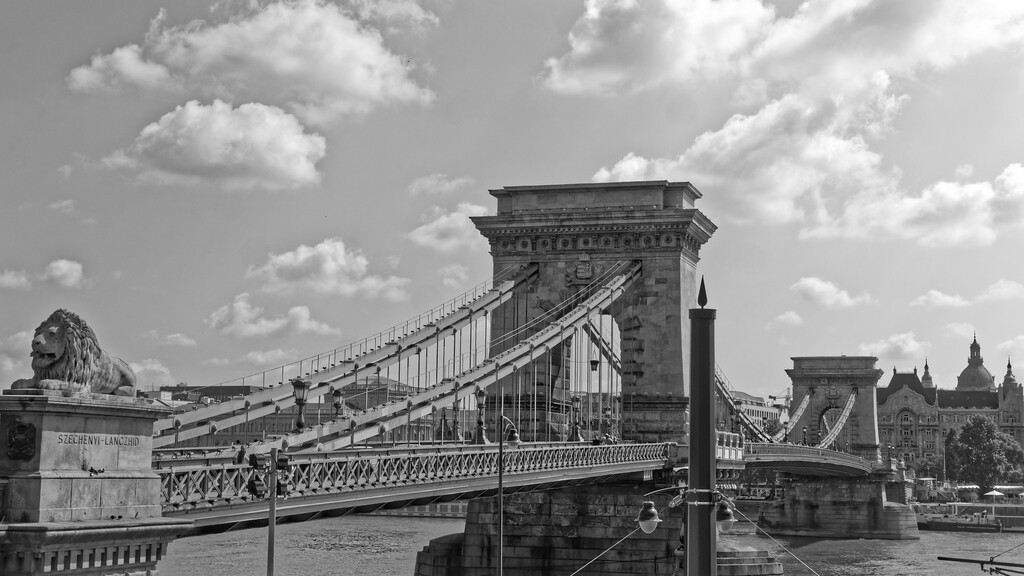
#> input picture Tarea_03/puente.jpg, 1024 x 576 px
$ python pablo_yanez_t3_parte1.py puente.jpg
#> lines starting #> are read from the running program, lines starting #| are printed output that depends on the picture
# Libraries
import os
import cv2
import sys
import numpy as np
import numpy.matlib
import matplotlib.pyplot as plt
from matplotlib import cm
import itertools

from pathlib import Path

# GLOBAL VARIABLES
OUTPUT_DIR = "outs_1"
INPUT_FILE = "puente.jpg"

# Custom Functions
def put_text(text, img, text_color=(0, 0, 0)):
    '''Inserta texto en una imagen'''
    # https://stackoverflow.com/questions/16615662/how-to-write-text-on-a-image-in-windows-using-python-opencv2
    new_image = img.copy()

    font = cv2.FONT_HERSHEY_SIMPLEX
    bottomLeftCornerOfText = (10, 320)
    fontScale = 1
    lineType = 2

    cv2.putText(
        new_image,
        text,
        bottomLeftCornerOfText,
        font,
        fontScale,
        text_color,
        lineType)

    return new_image


def load_image():
    '''Carga imagen'''
    img = cv2.imread(INPUT_FILE, cv2.COLOR_BGR2GRAY)
#> img is the input picture: shape (576, 1024); min 0, max 255, mean 142.9
#| Dimensiones imagen (576, 1024)
    return img


def load_section():
    '''Carga seccion de interes de la imagen y la normaliza'''
    img = load_image()
    h_offset = 220
    return img[0:512, h_offset:(h_offset + 512)]
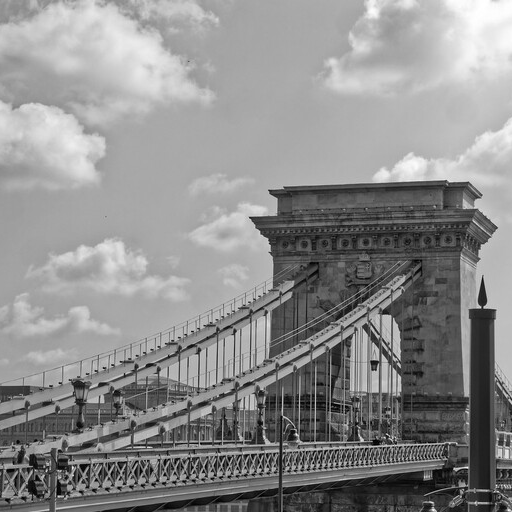
#> returned value: shape (512, 512); min 0, max 255, mean 140.5


def show_save_spectrum(spectrum, title, out_file, save_only=False, cmap = "gray"):

    fig = plt.figure()
    plt.title(title)
    plt.imshow(spectrum, cmap=cmap)
    plt.savefig(out_file)
    plt.close('all')

    if save_only:
        return

    fig = plt.figure()
    plt.title(title)
    plt.imshow(spectrum, cmap=cmap)
    plt.show()


def gen_noise(freq, dim):
    '''Genera ruido de la frecuencia y tamaño especficado'''
    values = np.linspace(0, 1, num=dim)
    noise = 0.1 * np.sin(2 * np.pi * freq * values)
    return np.matlib.repmat(noise, dim, 1)


def butterworth_lp(X, Y, fc, n, X0=0, Y0=0):
    '''Filtro Butterworh'''
    return (1 / (1 + (np.power(np.sqrt((X - X0) ** 2 + (Y - Y0) ** 2) / fc, 2 * n))))


def band_stop_filter(X, Y, fc1, fc2, n, X0=0, Y0=0):

    # Primer Filtro: Pasabajos invertido -> High Pass
    high_pass = 1 - butterworth_lp(X, Y, fc1, n, X0, Y0)

    # Segundo Filtro: Low-Pass
    low_pass = butterworth_lp(X, Y, fc2, n, X0, Y0)

    # Mezclar ambos filtros -> Band-stop
    band_stop = 1 - high_pass * low_pass
    band_stop = band_stop - np.min(band_stop)
    band_stop = band_stop / np.max(band_stop)

    return band_stop


def pregunta_1():
    '''P1: Despliega imagen seleccionada'''
    wd = os.path.join(OUTPUT_DIR, "p1")
    Path(wd).mkdir(parents=True, exist_ok=True)

    # Imagen original
    img = load_image()
    cv2.imshow("Imagen", img)
    print(f"Dimensiones imagen {img.shape}")

    # Seccion a utilizar
    img = load_section()
    cv2.imshow("Area Seleccionada", img)
    print(f"Dimensiones seccion a utilizar {img.shape}")
#| Dimensiones seccion a utilizar (512, 512)
    out_file = os.path.join(wd, "puente_roi.jpg")
    cv2.imwrite(out_file, img)

    # Espectro imagen
    fft_img = np.fft.fft2(img)
    fshift = np.fft.fftshift(fft_img)
    spectrum = 0.1* np.log(1 + np.abs(fshift))
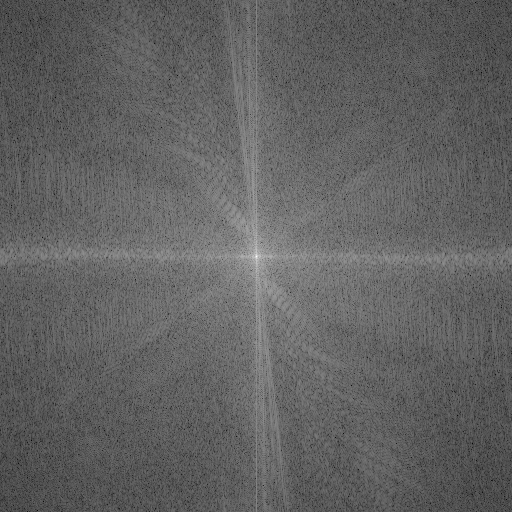
#> spectrum: shape (512, 512) float64; min 0.283, max 1.74, mean 0.844; drawn with min black and max white
    spectrum = cv2.normalize(spectrum, None, 0.0, 1.0, cv2.NORM_MINMAX)
    spectrum = np.uint8(spectrum * 255)

    show_save_spectrum(
        spectrum,
        f'Espectro Imagen',
        os.path.join(wd, "puente_fft.png"))


def pregunta_2():
    '''P2: Agrega ruido a las imagenes'''
    for freq in [10, 50, 80]:
        wd = os.path.join(OUTPUT_DIR, "p2", str(freq))
        Path(wd).mkdir(parents=True, exist_ok=True)

        # Carga y normaliza imagen
        img = load_section()
        img = cv2.normalize(
            img.astype('float'),
            None,
            0.0,
            1.0,
            cv2.NORM_MINMAX)
#> img: shape (512, 512) float64

        # Genera y aplica ruido
        noise = gen_noise(freq=freq, dim=512)
        img = np.add(img, noise)
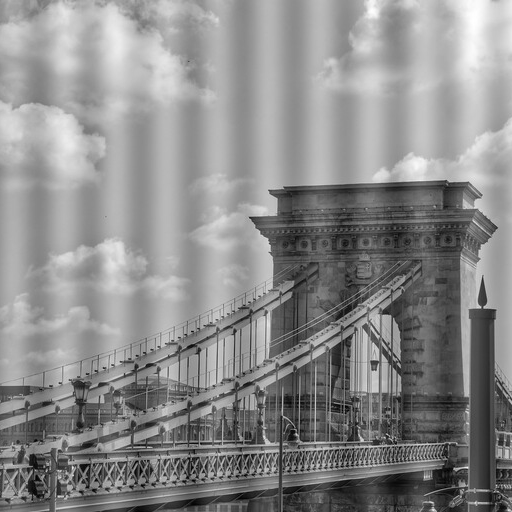
#> img: shape (512, 512) float64; min -0.1, max 1.09, mean 0.551; drawn with min black and max white
        cv2.imshow(f"Imagen con ruido | f: {freq}[Hz]", img)

        # Denormaliza y guarda a archivo
        img = cv2.normalize(img.astype('float'), None, 0, 256, cv2.NORM_MINMAX)
        img = np.uint8(img)
        out_file = os.path.join(wd, "puente.jpg")
        cv2.imwrite(out_file, img)

        # Espectro imagen
        fft_img = np.fft.fft2(img)
        fshift = np.fft.fftshift(fft_img)
        spectrum = 0.1 * np.log(10 + np.abs(fshift))

        show_save_spectrum(
            spectrum,
            f'Ruido {freq} Hz',
            os.path.join(wd, "puente_fft.png"))

        trim = 256 - freq - 20
        show_save_spectrum(
            spectrum[trim:-trim, trim:-trim],
            f'Ruido {freq} Hz',
            os.path.join(wd, "puente_fft_seccion.png"))


def pregunta_3():

    freq = [10, 50, 80]
    filter_order = [x for x in range(1, 25, 2)]

    data = [freq, filter_order]
    data = list(itertools.product(*data))

    for freq, filter_order in data:
        wd = os.path.join(OUTPUT_DIR, "p3", str(freq))
        Path(wd).mkdir(parents=True, exist_ok=True)

        # Carga y normaliza imagen
        img = load_section()
        img = cv2.normalize(img.astype('float'), None,
                            0.0, 1.0, cv2.NORM_MINMAX)

        # Genera y aplica ruido
        noise = gen_noise(freq=freq, dim=512)
        img = np.add(img, noise)

        cv2.imshow(f"Imagen con ruido | f: {freq}[Hz]", img)

        # Dimension imagen: Se conoce que es cuadrada
        dim = img.shape[0]
#> dim = 512

        # Mesh para los filtros
        X, Y = np.meshgrid(
            np.linspace(-dim/2, dim/2, dim),
            np.linspace(-dim/2, dim/2, dim))

        # FFT imagen
        img_fft = np.fft.fft2(img)
        img_fft = np.fft.fftshift(img_fft)

        band_stop = band_stop_filter(X, Y, freq-1, freq+1, filter_order)
#> in band_stop_filter, `high_pass = 1 - butterworth_lp(X, Y, fc1, n, X0, Y0)`:
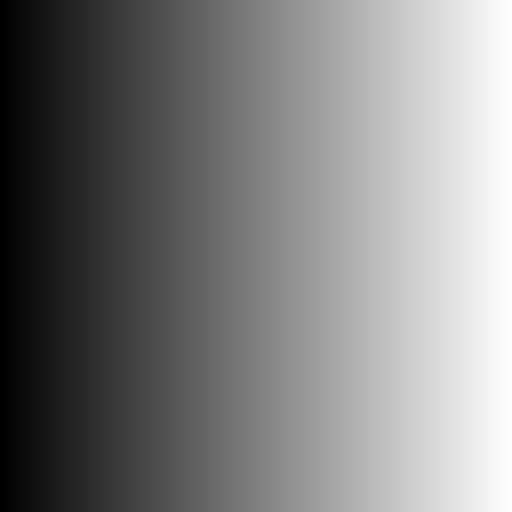
#> X: shape (512, 512) float64; min -256, max 256, mean 0; drawn with min black and max white

        # Aplicacion filtro
        new_img_fft = band_stop * img_fft

        # Guarda Espectro nueva imagen
        spectrum = 0.1 * np.log(1 + np.abs(new_img_fft))
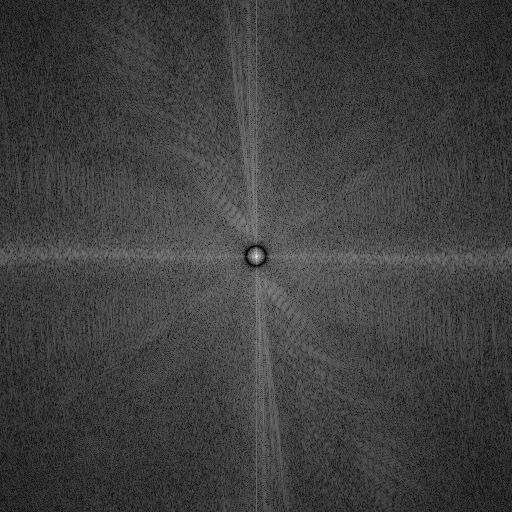
#> spectrum: shape (512, 512) float64; min 0, max 1.19, mean 0.294; drawn with min black and max white
        spectrum = cv2.normalize(spectrum, None, 0.0, 1.0, cv2.NORM_MINMAX)
        spectrum = np.uint8(spectrum * 255)

        trim = 256 - freq - 20
        show_save_spectrum(
            spectrum[trim:-trim, trim:-trim],
            f'Espectro Imagen Filtrada',
            os.path.join(
                wd, f"puente_fft_post_filter_N{str(filter_order).zfill(2)}.png"),
            save_only=True)
#> in show_save_spectrum (call 8), `plt.savefig(out_file)`:
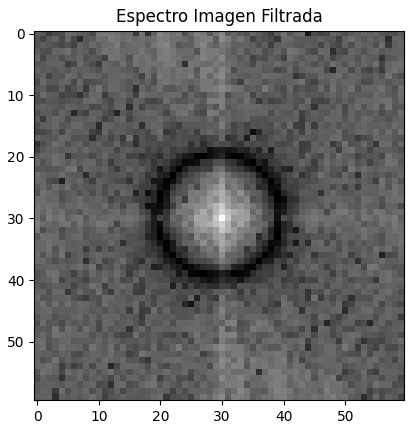
#> figure drawn by matplotlib, 1 panel

        new_img = np.fft.ifft2(np.fft.fftshift(new_img_fft))
        new_img = cv2.normalize(
            abs(new_img),
            None,
            0.0,
            1.0,
            cv2.NORM_MINMAX)
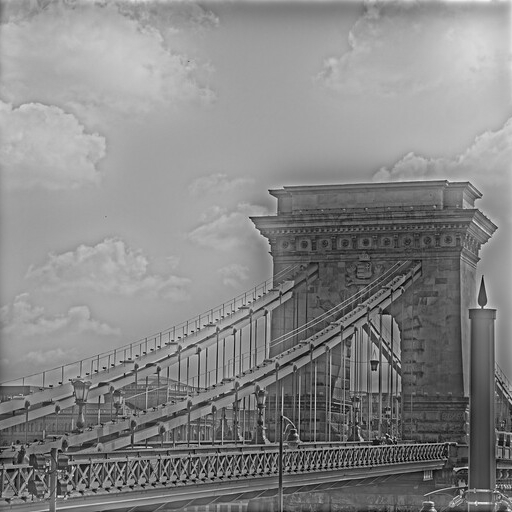
#> new_img: shape (512, 512) float64; min 8.49e-20, max 1, mean 0.529

        new_img = np.uint8(new_img * 255)

        out_file = os.path.join(
            wd, f"puente_N{str(filter_order).zfill(2)}.png")
        cv2.imwrite(out_file, new_img)


def main(args):
    '''Main'''

    pregunta_1()

    pregunta_2()

    pregunta_3()

    cv2.waitKey(0)


if __name__ == '__main__':
    exit(main(sys.argv))
#> (the program exits here)
